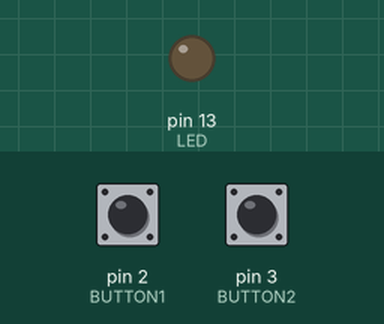
Simulated run of this sketch. Board: Arduino Uno, built with avr-gcc and run on an emulated ATmega328P. Shown: output pins drawn as LEDs (lit = HIGH). Inputs (shaded band) come from the test bench; at power-on: pin 2 (BUTTON1) LOW, pin 3 (BUTTON2) LOW.

Above: at 1.2 s.
1.3 s: pin 2 (BUTTON1) pulled HIGH for 0.15 s
At 1.37 s:
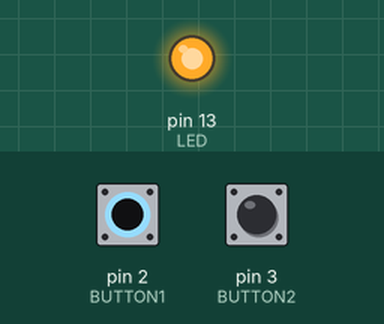
2.9 s: pin 2 (BUTTON1) pulled HIGH for 3.2 s
At 6.6 s:
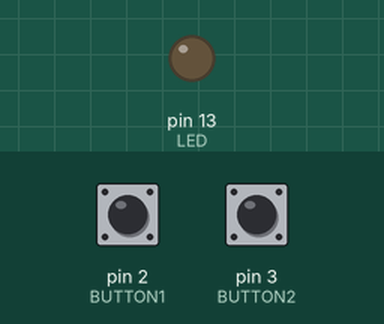
7.6 s: pin 3 (BUTTON2) pulled HIGH for 3.2 s
At 8.9 s:
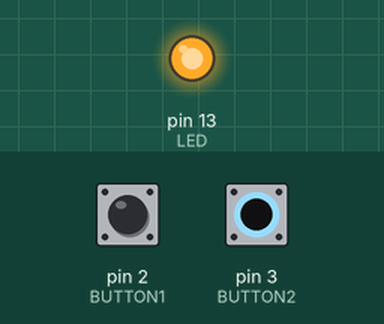
Timing chart, 0 to 12.3 s (numbered marks = the images above; inputs shaded):
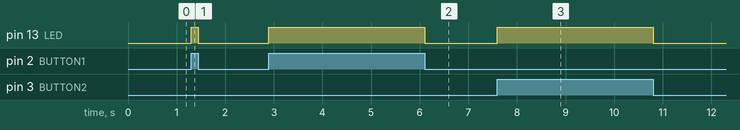

Measured:
- after the input at 1.3 s, pin 13 (LED): LOW → HIGH at once, → LOW 0.15 s later
- after the input at 2.9 s, pin 13 (LED): LOW → HIGH at once, → LOW 3.2 s later
- after the input at 7.6 s, pin 13 (LED): LOW → HIGH at once, → LOW 3.2 s later

The sketch:

Push_Button.ino
```cpp
/*  05. Push buttons */

#define BUTTON1 2
#define BUTTON2 3
#define LED     13

void setup() {
  pinMode(BUTTON1, INPUT);
  pinMode(BUTTON2, INPUT);
  pinMode(LED, OUTPUT);
}

void loop() {
  int s1 = digitalRead(BUTTON1);
  int s2 = digitalRead(BUTTON2);

  // if button1 or button2 are pressed (LOW), but not both
  if (((s1 == LOW) && (s2 == HIGH)) || ((s1 == HIGH) && (s2 == LOW)))
    digitalWrite(LED, HIGH);
  else
    digitalWrite(LED, LOW);
}
```
